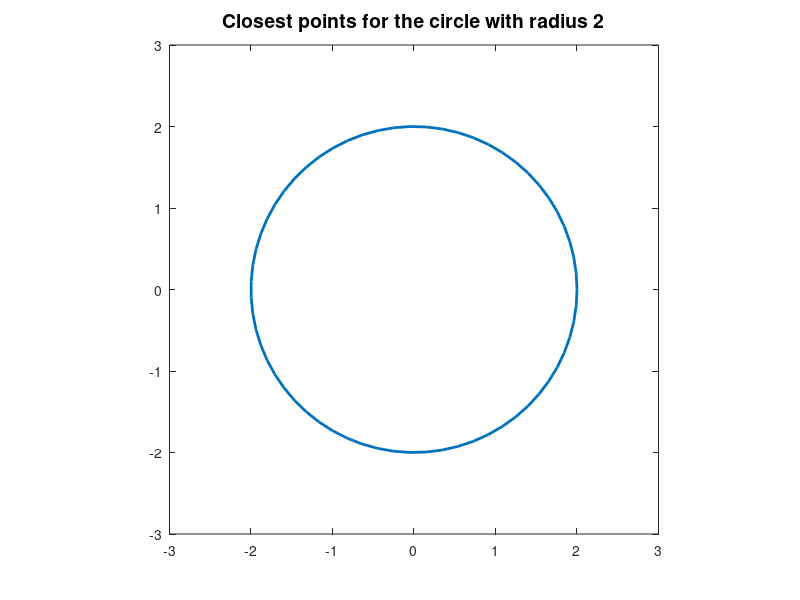

MATLAB code to generate this figure: (Note: this script raises an error after producing the figure.)
% Question 1: demostratig the closest point computation for a circle.
R = 2;
numpoints = 50;
point = zeros(2, 2);
[Cx, Cy] = pol2cart(linspace(0, 2*pi, 64), R);
figure(1)
plot(Cx, Cy, 'linewidth', 2), hold on
axis([-R*3/2 R*3/2 -R*3/2 R*3/2]); axis square
title(['Closest points for the circle with radius ', num2str(R, 1)],...
    'Fontsize', 14)
for j = 1:numpoints
    point(1, :) = 3*R*rand([2 1]) - 3*R/2;
    point(2, :) = cp_circle(point(1, :), R);
    figure(1), plot(point(:, 1), point(:, 2), '-*', 'linewidth', 2)
end, hold off
%function cpV = cp_circle(V, R), cpV = R/norm(V, 2)*V; end    
